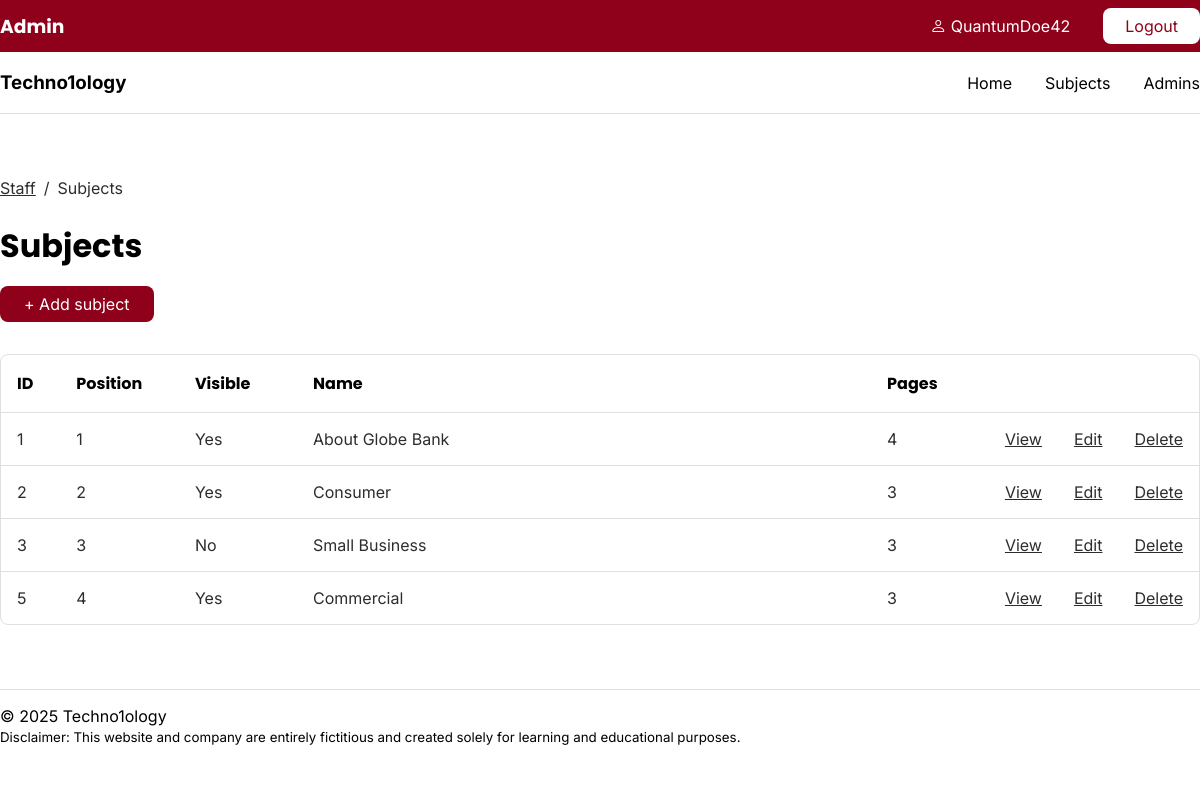
Before: /staff/subjects/index.php (signed in) with the older database file.
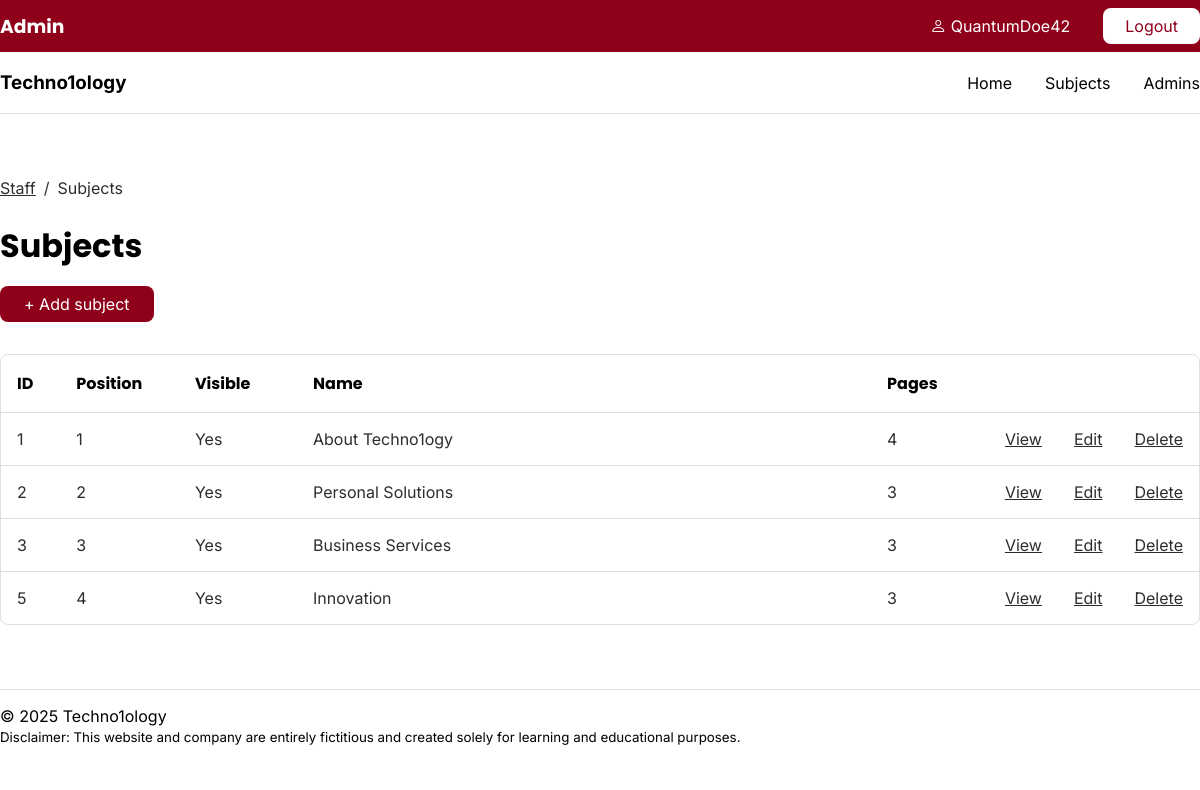
After: the same page with the newer database file.
### tables this page shows
CREATE TABLE `subjects` (
  `id` int(11) NOT NULL,
  `menu_name` varchar(255) DEFAULT NULL,
  `position` int(3) DEFAULT NULL,
  `visible` tinyint(1) DEFAULT NULL
);

### private/functions.php (called while the page is built, shortened)
<?php
function url_for($script_path) {
    return WWW_ROOT . $script_path;
}
function u($string="") {
    return urlencode($string);
}
function h($string="") {
    return htmlspecialchars($string);
}
?>

### private/query_functions.php (called while the page is built, shortened)
<?php
function find_all_subjects($options=[]) {
    global $db;
    $visible = $options['visible'] ?? false;
    $sql = "SELECT * FROM SUBJECTS ";
    $sql .= "ORDER BY position ASC";
    $result = mysqli_query($db, $sql);
    return $result;
}
function count_pages_by_subject_id($subject_id, $options=[]) {
    global $db;
    $visible = $options['visible'] ?? false;
    $sql = "SELECT COUNT(id) FROM pages ";
    $sql .= "WHERE subject_id='" . db_escape($db, $subject_id) . "' ";
    $sql .= "ORDER BY position ASC";
    $result = mysqli_query($db, $sql);
    $row = mysqli_fetch_row($result);
    $count = $row[0];
    return $count;
}
?>

### private/database.php (called while the page is built, shortened)
<?php
function db_escape($connection, $string) {
    return mysqli_real_escape_string($connection, $string);
}
?>

### public/staff/subjects/index.php (the view, shortened to what this page needs)
<?php $subject_set = find_all_subjects(); ?>
<?php include(SHARED_PATH . '/staff_navigation.php');?>
<div class="section_table" id="content">
	<div class="section_table_heading">
		<div class="bread_crumb">
			<a href="<?php echo url_for(script_path: '/staff/index.php')?>">Staff</a>
			<p>/</p>
			<p>Subjects</p>
		</div>
		<h1>Subjects</h1>
		<div class="actions">
			<a class="button_primary action" href="<?php echo url_for('/staff/subjects/new.php');?>">+ Add subject</a>
		</div>
	</div>
	<table class="list">
	<tr>
		<th style="width:5%">ID</th>
		<th style="width:10%">Position</th>
		<th style="width:10%">Visible</th>
		<th style="width:50%">Name</th>
		<th style="width:10%">Pages</th>
		<th style="width:5%">&nbsp;</th>
		<th style="width:5%">&nbsp;</th>
		<th style="width:5%">&nbsp;</th>
	</tr>
	<?php while($subject = mysqli_fetch_assoc($subject_set)) { ?>
		<?php $page_count = count_pages_by_subject_id($subject['id']); ?>
		<tr>
		<td><?php echo h($subject['id']); ?></td>
		<td><?php echo h($subject['position']); ?></td>
		<td>
			<?php
				if(h($subject['visible']) == 1) {
					echo 'Yes';
				} else {
					echo 'No';
				}
			?>
		</td>
		<td><?php echo h($subject['menu_name']); ?></td>
		<td><?php echo $page_count; ?></td>
		<td><a class="link_paragraph action" href="<?php echo url_for('/staff/subjects/show.php?id=' . h(u($subject['id'])));?>">View</a></td>
		<td><a class="link_paragraph action" href="<?php echo url_for('/staff/subjects/edit.php?id=' . h(u($subject['id'])));?>">Edit</a></td>
		<td><a class="link_paragraph action" href="<?php echo url_for('/staff/subjects/delete.php?id=' . h(u($subject['id'])));?>">Delete</a></td>
		</tr>
	<?php } ?>
	</table>
</div>
<?php include(SHARED_PATH . '/staff_footer.php'); ?>

### private/shared/staff_navigation.php (shortened to what this page needs)
<!DOCTYPE html>
<html lang="en">
    <head>
        <link rel="stylesheet" media="all" href="<?php echo url_for('/stylesheets/staff.css')?>"/>
        <link rel="stylesheet" media="all" href="<?php echo url_for('/stylesheets/all.css')?>"/>
        <link rel="stylesheet" media="all" href="<?php echo url_for('/stylesheets/smallscreen.css')?>"/>
    </head>
    <body>
        <div class="navigation_banner">
            <div class="navigation_banner_content">
                <div class="navigation_left">
                    <h3>Admin</h3>
                </div>
                <div class="navigation_right">
                    <a class="button_menu_primary" href="<?php echo url_for('/staff/logout.php')?>">Logout</a>
                    <p><i class="bi bi-person"></i> <?php echo $_SESSION['username'] ?? 'User'; ?></p>
                </div>
            </div>
        </div>
        <div class="navigation_background">
            <div class="navigation_bar">
                <div class="navigation_left">
                    <h3><a class="navigation_name" href="<?php echo url_for('/staff/index.php');?>">Techno1ology</a></h3>
                </div>
                <div class="navigation_right">
                    <a class="link_menu" href="<?php echo url_for('/staff/admins/index.php'); ?>">Admins</a>
                    <a class="link_menu" href="<?php echo url_for('/staff/subjects/index.php'); ?>">Subjects</a>
                    <a class="link_menu" href="<?php echo url_for('/staff/index.php'); ?>">Home</a>
                </div>
            </div>
        </div>

### private/shared/staff_footer.php (shortened to what this page needs)
<footer>
    <div class="section_footer">
        &copy; <?php echo date('Y'); ?> Techno1ology
        <br>
        <small>
            Disclaimer: This website and company are entirely fictitious and created solely for learning and educational purposes.
        </small>
    </div>
</footer>
</body>
</html>

### public/stylesheets/staff.css (style rules this page uses)
.section_table { width: 1080px; margin: auto; }
.section_table_heading { margin-bottom: 32px; }
.section_table_heading h1 { margin-bottom: 16px; }
.list { width: 100%; border: 1px solid var(--border_color); border-radius: 8px; border-collapse: separate; border-spacing: 0; }
.list td, .list th { padding: 16px; text-align: left; border: none; border-bottom: 1px solid var(--border_color); }
.list tr:last-child td, .list tr:last-child th { border-bottom: none; }
.list th { align-content: start; }
.list td { color: var(--paragraph_color); }
.link_paragraph { text-decoration: underline; color: var(--paragraph_color); }

### public/stylesheets/all.css (style rules this page uses)
:root { --main_color: #8f001a; --main_color_light: #f2f2f2; --border_color: #dfdfdf; --paragraph_color: #2d2d2c; --button_pri: var(--main_color); --button_pri_hover: #7b0016; --main_font: Inter, Poppins, Arial, Helvetica, sans-serif; --heading_font: Poppins, Arial, Helvetica, sans-serif; }
* { font-family: var(--main_font); margin: 0; padding: 0; }
h1, h2, h3, h4, h5, h6, th { font-family: var(--heading_font); }
p, a { font-family: var(--main_font); color: var(--paragraph_color); }
.navigation_background { width: 100%; padding: 16px 0px; border-bottom: 1px solid var(--border_color); margin-bottom: 64px; }
.navigation_bar { width: 1080px; margin: auto; color: white; display: flex; }
.navigation_left { width: 50%; display: flex; align-items: center; }
.navigation_name { text-decoration: none; }
.navigation_right { width: 50%; display: flex; flex-direction: row-reverse; align-items: center; gap: 33px; }
.button_menu_primary { background-color: white; border-radius: 8px; padding: 8px 22px; text-decoration: none; color: var(--main_color); transition: 100ms; font: var(--main_font); }
.button_primary { background-color: var(--button_pri); border-radius: 8px; padding: 8px 24px; text-decoration: none; color: white; transition: 100ms; border: none; display: inline-block; font: var(--main_font); }
.link_menu { border-radius: 100px; text-decoration: none; color: black; }
h3 a { color: black; }
a { color: var(--paragraph_color); text-decoration: underline; }
.navigation_banner { background-color: var(--main_color); width: 100%; padding: 8px 0px; }
.navigation_banner_content { width: 1080px; margin: auto; display: flex; color: white !important; }
.navigation_banner p { color: white; }
h1 { margin-bottom: 32px; }
.bread_crumb { margin-bottom: 8px; display: flex; gap: 8px; }
footer { width: 100%; border-top: 1px solid var(--border_color); margin-top: 64px; padding: 16px 0px; }
.section_footer { width: 1080px; margin: auto; }
#content h1 { margin-bottom: 16px; }
#content p { margin-bottom: 16px; }

### public/stylesheets/smallscreen.css (style rules this page uses)
@media screen and (max-width: 1250px) { .navigation_banner { width: 100%; margin: unset; } }
@media screen and (max-width: 1250px) { .navigation_banner_content { width: 100%; margin: unset; } }
@media screen and (max-width: 1250px) { .navigation_bar { width: 100%; margin: unset; } }
@media screen and (max-width: 1250px) { .section_footer { width: 100%; margin: unset; } }
@media screen and (max-width: 1250px) { .section_table { width: 100%; margin: unset; } }

Changed rows visible on the page:
changed subjects id 1: menu_name "About Globe Bank" → "About Techno1ogy"
changed subjects id 2: menu_name "Consumer" → "Personal Solutions"
changed subjects id 3: menu_name "Small Business" → "Business Services"; visible "No" → "Yes"
changed subjects id 5: menu_name "Commercial" → "Innovation"
